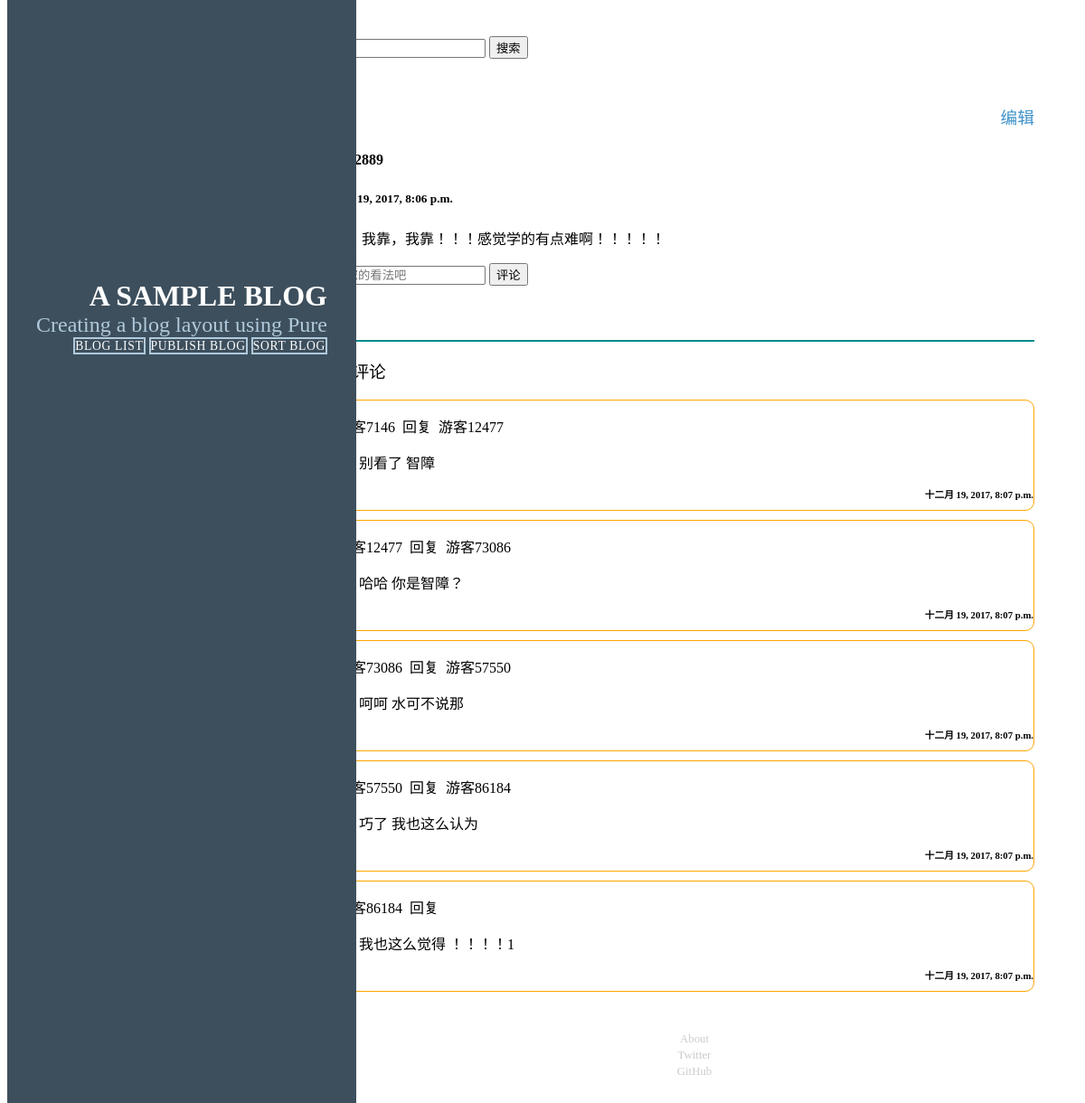
/blog/content/13, run on an earlier commit of the app's database.
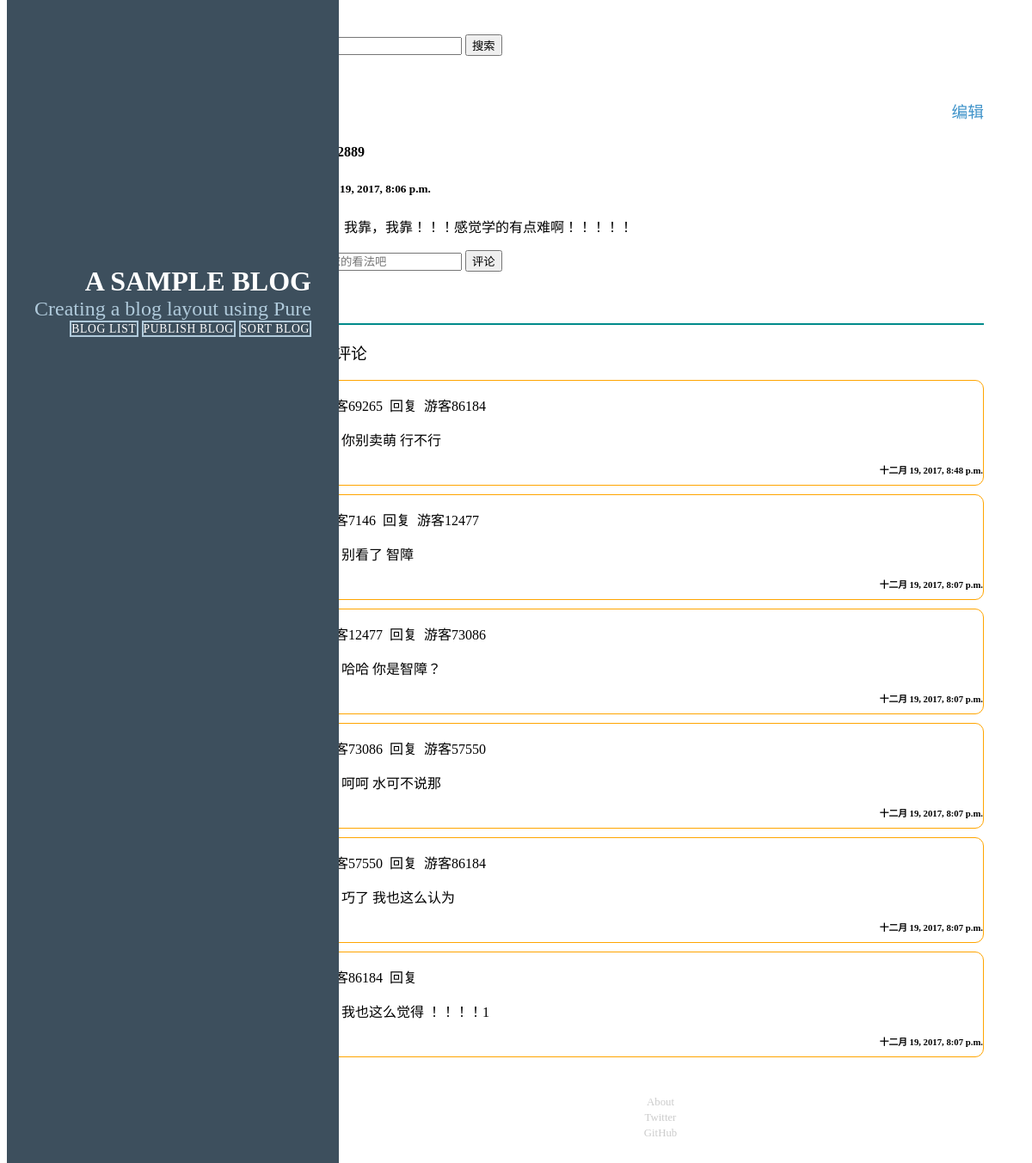
And on a later commit of the database.
### blog/models.py (models this page shows, shortened)
class BlogComment(models.Model):
    username = models.CharField(max_length=16)
    article = models.ForeignKey(Article)
    comment = models.TextField(max_length=1000)
    parent = models.ForeignKey('self',default=None,blank=True,null=True)
    create_time = models.DateTimeField(auto_now=True)
    class Meta:
        ordering = ['-create_time']

### blog/helper.py (the view)
    def wrap(request, *args, **kwargs):
        response = view_func(request, *args, **kwargs)
        if response.status_code == 200:
            key = 'read_counter'
            r.zincrby(key, str(args[0]))  # 自加一
        return response

### blog/helper.py (called while the page is built)
def statistic(view_func):
    def wrap(request,*args,**kwargs):
        ip = request.META['REMOTE_ADDR']
        aid = args[0]
        logger.info('logging'+" : " + str(aid)+" , "+str(ip))
        return view_func(request,*args,**kwargs)
    return wrap

def read_counter(view_func):
    def wrap(request, *args, **kwargs):
        response = view_func(request, *args, **kwargs)
        if response.status_code == 200:
            key = 'read_counter'
            r.zincrby(key, str(args[0]))  # 自加一
        return response
    return wrap

### blog/views.py (called while the page is built, shortened)
@statistic   #日志打印
@read_counter   #统计点击次数
def content(request,*args, **kwargs):
    article = cache.get('article'+str(args[0]))
    if article is None:
        article = Article.objects.filter(id=args[0]).first()
        cache.set('article'+str(args[0]),article,)
    comments = BlogComment.objects.filter(article=article)
    context = {'article':article,'comments':comments}
    return render(request,'blog/content.html',context)

### templates/blog/content.html (shortened to what this page needs)
{% extends 'base.html' %}
{% load static %}
{% block content %}
    <div style="padding-bottom: 60px; border-bottom: 2px solid darkcyan">
    <h3>{{ article.title }}    <a  style="float:right;" href="{% url 'blog:publish' article.id %}">编辑</a></h3>
    <h4>{{ article.author }}</h4>
    <h5>{{ article.create_time }}</h5>
    <p>{{ article.content }}
    </p>
    <form class="pure-form" action="{% url 'blog:content' article.id %}" method="post">
        <input class="pure-input-2-3" type="text" name="comment" placeholder="说说您的看法吧">
        <button type="submit" class="pure-button pure-button-primary">评论</button>
    </form>
    </div>
    <h3>文章评论</h3>
    {% for comment in comments %}
        <div style="border: 1px solid orange;padding-left:20px;border-radius: 10px ;margin-bottom:10px ">
            <p style="margin-bottom: 0px">{{ comment.username }}&nbsp;&nbsp;回复&nbsp;&nbsp;{{ comment.parent.username }}</p>
            <p style="" >&nbsp;&nbsp;&nbsp;&nbsp;&nbsp;&nbsp;{{ comment.comment }}</p>
            <h6 style="float: right;margin: 0px ;padding: 0px">{{ comment.create_time }}</h6>
            <p style="font-size: 10px;color: orange ;width: 30px" class="preply">回复</p>
        </div>
    {% endfor %}
{% endblock %}

What changed in the data, as far as the page shows it:
added BlogComment: username "游客69265", parent.username "游客86184", comment "你别卖萌 行不行", create_time "十二月 19, 2017, 8:48 p.m."
